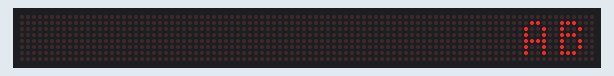
This program was run on a simulated Raspberry Pi Pico running MicroPython. Parts: 96×8 LED matrix. Library files of the repository ran but are not shown: max7219.py.

Above: at 0.8 s.
At 2.9 s:
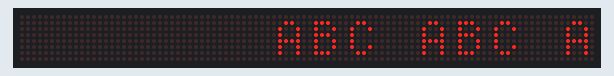
At 5.7 s:
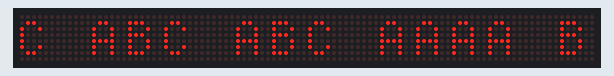
At 10.6 s:
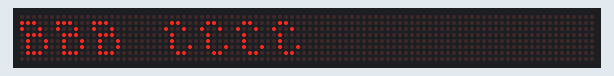
At 15.8 s:
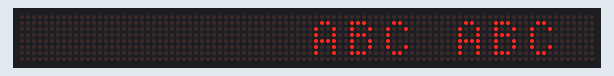
At 20.7 s:
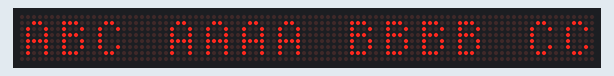

The program:

scrolling_with_fonts.py
```python
'''
Status: Not woking

Date: 2025-03-09

References:
https://www.reddit.com/r/homelab/comments/1iboomc/i_spent_a_few_days_designing_a_1u_bar_of_leds/?share_id=6Zg07iPYEONgRl4184CpN&utm_medium=ios_app&utm_name=iossmf&utm_source=share&utm_term=4
https://microcontrollerslab.com/max7219-led-dot-matrix-display-raspberry-pi-pico/
https://github.com/mcauser/micropython-max7219

MAX7219 Module	->	Pico
VCC	->	VBUS (5V)
GND	->	GND
DIN	->	GP3 (SPI0_TX)
CS	->	GP5 (SPI0_CSN)
CLK	->	GP2 (SPI0_SCK)

'''

# scrolling_with_fonts.py

from machine import Pin, SPI
import max7219
from time import sleep

# 🔧 CONFIGURATION
num_max_modules = 12
scroll_speed = 0.00001
scrolling_message = "ABC ABC ABC AAAA BBBB CCCC "
brightness = 0

# Custom 5x8 pixel font (expand this for full alphabet)
FONT_5x8 = {
    "A": [0x00, 0x7C, 0x12, 0x12, 0x7C, 0x00],  # A
    "B": [0x00, 0x7E, 0x4A, 0x4A, 0x34, 0x00],  # B
    "C": [0x00, 0x3C, 0x42, 0x42, 0x24, 0x00],  # C
    " ": [0x00, 0x00, 0x00, 0x00, 0x00, 0x00],  # Space
}

# Initialize SPI and Display
spi = SPI(0, sck=Pin(2), mosi=Pin(3))
cs = Pin(5, Pin.OUT)
display = max7219.Matrix8x8(spi, cs, num_max_modules)
display.brightness(brightness)

display_width = num_max_modules * 8  # Display width in pixels
column_offset = display_width  # Start off-screen

# Function to draw a character from FONT_5x8
def draw_char(display, char, x):
    if char in FONT_5x8:
        bitmap = FONT_5x8[char]
        for col in range(len(bitmap)):  # Loop through each column of pixels
            for row in range(8):  # Loop through each row of pixels
                pixel_on = (bitmap[col] >> row) & 1
                display.pixel(x + col, row, pixel_on)

# Scrolling Loop
while True:
    for x in range(display_width, -len(scrolling_message) * 6, -1):
        display.fill(0)

        for i, char in enumerate(scrolling_message):
            draw_char(display, char, x + (i * 6))

        display.show()
        sleep(scroll_speed)
```

Measured:
- what the display in image 0 shows lasts 0.7 s, from 0.7 s to 1.4 s
